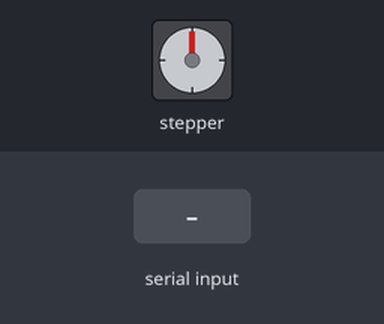
This sketch was run on a simulated Arduino Uno, built with avr-gcc and run on an emulated ATmega328P. Parts: stepper motor. The inputs (shaded band) are chosen by the test bench. Stepper angles assume 1600 steps per turn; what the sketch prints to the serial monitor is not drawn.

Above: at 1.2 s.
1.3 s: "e\n" received over Serial
At 2.2 s:
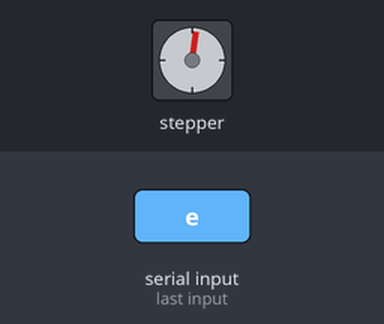
4.3 s: byte 114 ('r') received over Serial
At 7.1 s:
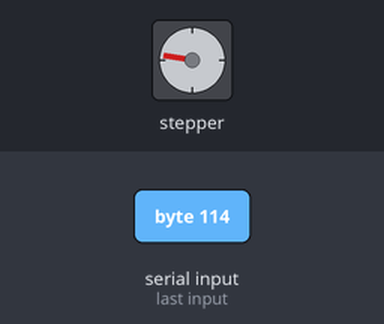
7.3 s: "r\n" received over Serial
At 9.8 s:
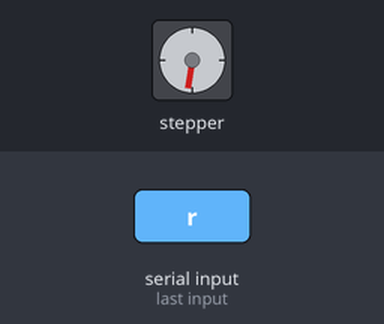
10.3 s: byte 113 ('q') received over Serial
At 10.56 s:
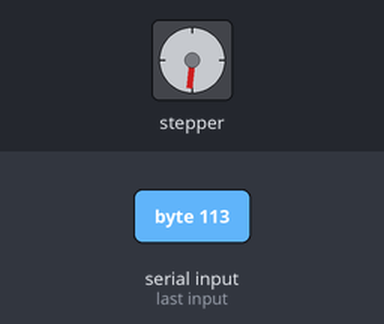
13.3 s: byte 97 ('a') received over Serial
At 14.1 s:
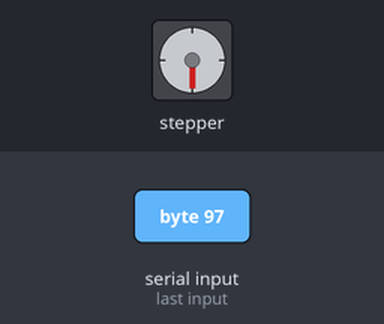
14.8 s: byte 114 ('r') received over Serial
At 17.3 s:
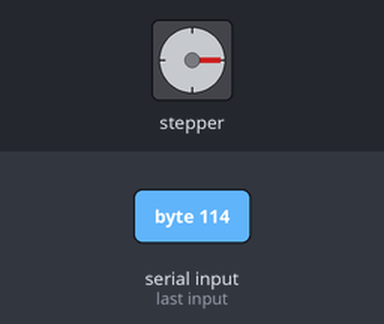
Timing chart, 0 to 18.8 s (numbered marks = the images above; inputs shaded):
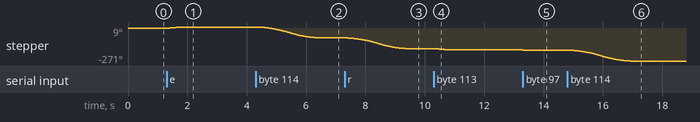

Measured:
- after the input at 4.3 s, stepper: turns 90° counter-clockwise in 2.1 s, starting after 0.10 s
- after the input at 7.3 s, stepper: turns 90° counter-clockwise in 2.1 s, starting after 0.11 s
- after the input at 14.8 s, stepper: turns 90° counter-clockwise in 2.1 s, starting at once

The sketch:

stepper2.ino
```cpp
// демо - основные возможности библиотеки

#include <GyverStepper2.h>
//GStepper2<STEPPER2WIRE> stepper(3200, 3, 6, 8); // 0.9
GStepper2<STEPPER2WIRE> stepper(1600, 8, 9, 2); // 1.8 with Amperka board
// мотор с драйвером ULN2003 подключается по порядку пинов, но крайние нужно поменять местами
// то есть у меня подключено D2-IN1, D3-IN2, D4-IN3, D5-IN4, но в программе поменял 5 и 2

// создание объекта
// steps - шагов на один оборот вала (для расчётов с градусами)
// step, dir, pin1, pin2, pin3, pin4 - любые GPIO
// en - пин отключения драйвера, любой GPIO
//GStepper<STEPPER2WIRE> stepper(steps, step, dir);                   // драйвер step-dir
//GStepper<STEPPER2WIRE> stepper(steps, step, dir, en);               // драйвер step-dir + пин enable
//GStepper<STEPPER4WIRE> stepper(steps, pin1, pin2, pin3, pin4);      // драйвер 4 пин
//GStepper<STEPPER4WIRE> stepper(steps, pin1, pin2, pin3, pin4, en);  // драйвер 4 пин + enable
//GStepper<STEPPER4WIRE_HALF> stepper(steps, pin1, pin2, pin3, pin4);     // драйвер 4 пин полушаг
//GStepper<STEPPER4WIRE_HALF> stepper(steps, pin1, pin2, pin3, pin4, en); // драйвер 4 пин полушаг + enable

void setup() {
  Serial.begin(9600);
  // режим поддержания скорости

  //  stepper.setSpeedDeg(80);  // в градусах/сек
  //
  //  // режим следования к целевй позиции
  ////  stepper.setRunMode(FOLLOW_POS);
  //
  //  // можно установить позицию
  ////  stepper.setTargetDeg(-360);  // в градусах
  //
  //  // установка макс. скорости в градусах/сек
  stepper.setMaxSpeedDeg(1600);
  //
  //  // установка макс. скорости в шагах/сек
  //  stepper.setMaxSpeed(400);

  // установка ускорения в градусах/сек/сек
  //  stepper.setAccelerationDeg(300);


  // отключать мотор при достижении цели
//    stepper.autoPower(true);

  // включить мотор (если указан пин en)
  stepper.enable();
}
int32_t pos = 0;
static bool dir = 1;
void loop() {
  // просто крутим туды-сюды
  //  if (!stepper.tick()) {
  //////    static bool dir;
  //////    dir = !dir;
  ////////    stepper.setTarget(dir ? -1600 : 1600);
  //    stepper.setTargetDeg(pos, RELATIVE);
  //  }
  //if (!stepper.tick()) {

  if (!stepper.tick()) {
    if (Serial.available() > 0) {
      char incoming = Serial.read();
      switch (incoming) {
        case 'w': stepper.reset(); stepper.enable();
          break;
        case 'a': pos = -1; stepper.setTargetDeg(pos, RELATIVE);
          break;
        case 'q': pos = -10; stepper.setTargetDeg(pos, RELATIVE);
          break;
        case 's': stepper.stop();  stepper.disable();
          break;
        case 'd': pos = 1; stepper.setTargetDeg(pos, RELATIVE);
          break;
        case 'e': pos = 10; stepper.setTargetDeg(pos, RELATIVE);

          break;
        case 'r': pos = -90; stepper.setTargetDeg(pos, RELATIVE);
          break;
        case 'f': pos = 90; stepper.setTargetDeg(pos, RELATIVE);
          break;
        case 'o':
          while (Serial.available() == 0) {
            // Wait here until number arrives
          }
          // Read until newline (or timeout)
          String posStr = Serial.readStringUntil('\n');

          // Convert the string to an integer
          pos = posStr.toInt();

          // Send to stepper in ABSOLUTE mode
          stepper.setTargetDeg(pos, ABSOLUTE);

          // Print out the parsed value for debugging
          //        Serial.print("Received angle: ");

          break;
      }
    }
    stepper.tick();
  }
  if (stepper.ready()) {
    Serial.println(pos);
  }
  //  }
}
```
